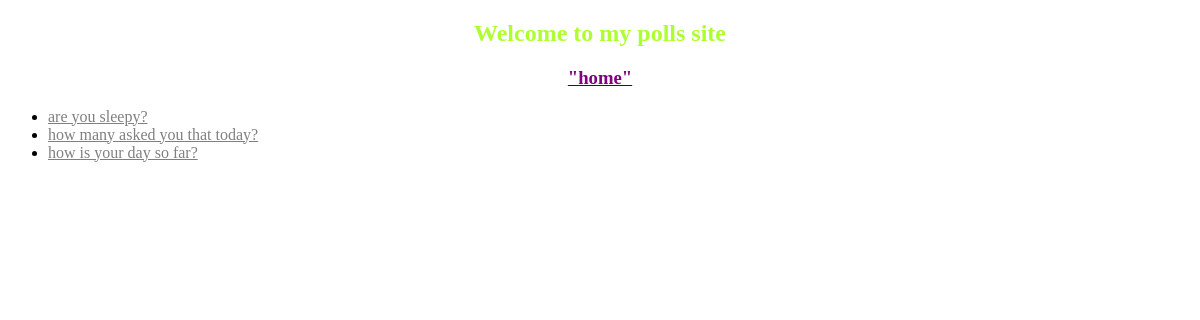
The page / on the database its author committed.
### polls/models.py (models this page shows, shortened)
class Question(models.Model):
    question_text = models.CharField(max_length=200)
    pub_date = models.DateTimeField('date published')

### polls/views.py (the view)
# urls.py: path('', views.IndexView.as_view(), name='index'),
class IndexView(generic.ListView):
    template_name = 'index.html'
    context_object_name = 'latest_question_list'
    def get_queryset(self):
        return Question.objects.order_by('-pub_date')[:5]

### templates/index.html (shortened to what this page needs)
{% extends 'base.html' %}
{% block content %}
{% if latest_question_list %}
    <ul>
    {% for question in latest_question_list %}
        <li><a href="{% url 'polls:detail' question.id %}">{{ question.question_text }}</a></li>
    {% endfor %}
    </ul>
{% else %}
    <p>No polls are available.</p>
{% endif %}
{% endblock %}

### polls/static/style.css (style rules this page uses)
li a { color: grey; text-align: center; align-content: center; }

### rows shown on the page
Question: question_text "are you sleepy?"
Question: question_text "how many asked you that today?"
Question: question_text "how is your day so far?"
